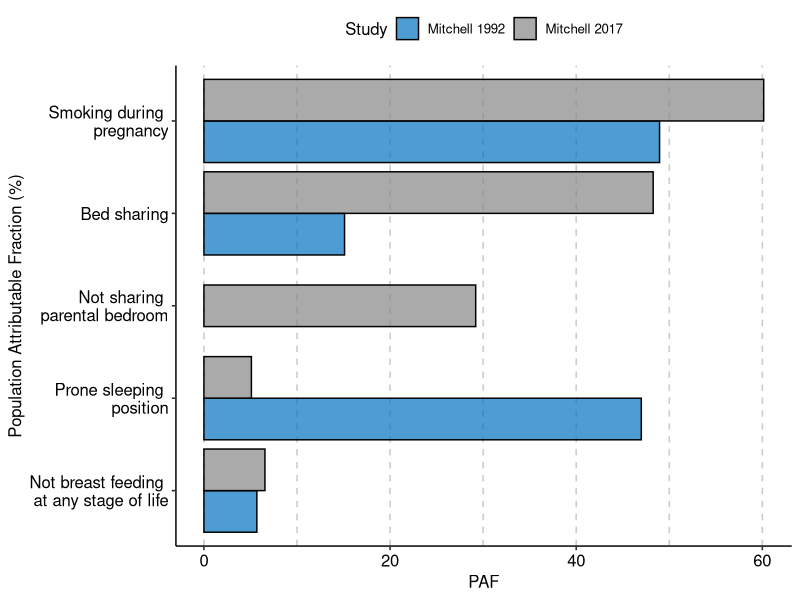

Reproduce this figure in R. (Note: this script raises an error after producing the figure.)
library(tidyverse)
library(readxl)
library(magrittr)
library(ggpubr)

paf <- read_excel(here::here("data", "risk-factors.xlsx"), 
                         sheet = "PAF")

paf %<>%
  mutate(Exposure = case_when(
    Exposure == "Not breast feeding at any stage of life" ~
    "Not breast feeding \nat any stage of life",
    Exposure == "Prone sleeping position" ~ "Prone sleeping \nposition",
    Exposure == "Smoking during pregnancy" ~ "Smoking during \npregnancy",
    Exposure == "Not sharing parental bedroom" ~ "Not sharing \nparental bedroom",
    TRUE ~ Exposure))

order <- c("Not breast feeding \nat any stage of life", "Prone sleeping \nposition",
           "Not sharing \nparental bedroom", "Bed sharing",
           "Smoking during \npregnancy")

paf$Exposure <- factor(paf$Exposure, levels = order)

paf_plot <- ggplot(data = paf) +
  geom_bar(aes(x = PAF, y = Exposure, fill = Study), 
           alpha = 0.7, color = "black",
           stat = "identity",
           position = position_dodge2(padding = 0, preserve = "single")) +
  scale_fill_manual(values = c("#0073C2FF", "#868686FF")) +
  scale_color_manual(values = c("#0073C2FF", "#868686FF")) +
  ylab("Population Attributable Fraction (%)") +
  theme_pubr() +
  theme(panel.grid.major.x = element_line(color = "grey80",
                                          linetype = "dashed"),
        panel.grid.minor.x = element_line(color = "grey80",
                                          linetype = "dashed"))

paf_table <- paf %>%
  select(-c("OR", "pc")) %>%
  pivot_wider(names_from = Study, values_from = "PAF") %>%
  select("Exposure", "Mitchell 1992", "Mitchell 2017") %>%
  mutate_if(is.numeric, round, digits = 2) %>%
  replace(is.na(.), "-")

or_table <- paf %>%
  select(-c("PAF", "pc")) %>%
  pivot_wider(names_from = Study, values_from = "OR") %>%
  select("Exposure", "Mitchell 1992", "Mitchell 2017") %>%
  mutate_if(is.numeric, round, digits = 2) %>%
  replace(is.na(.), "-")


paf_table_p <- ggtexttable(paf_table, rows = NULL, 
            theme = ttheme("default"))

or_table_p <- ggtexttable(or_table, rows = NULL, 
                           theme = ttheme("default"))

ggarrange(paf_plot, 
          ggarrange(paf_table_p, or_table_p, 
                    nrow = 2,
                    labels = c("Population Attributable Fraction (%)",
                               "Odds Ratio (Univariate)"),
                    hjust = c(-0.32, -0.75)),
          ncol = 2)
